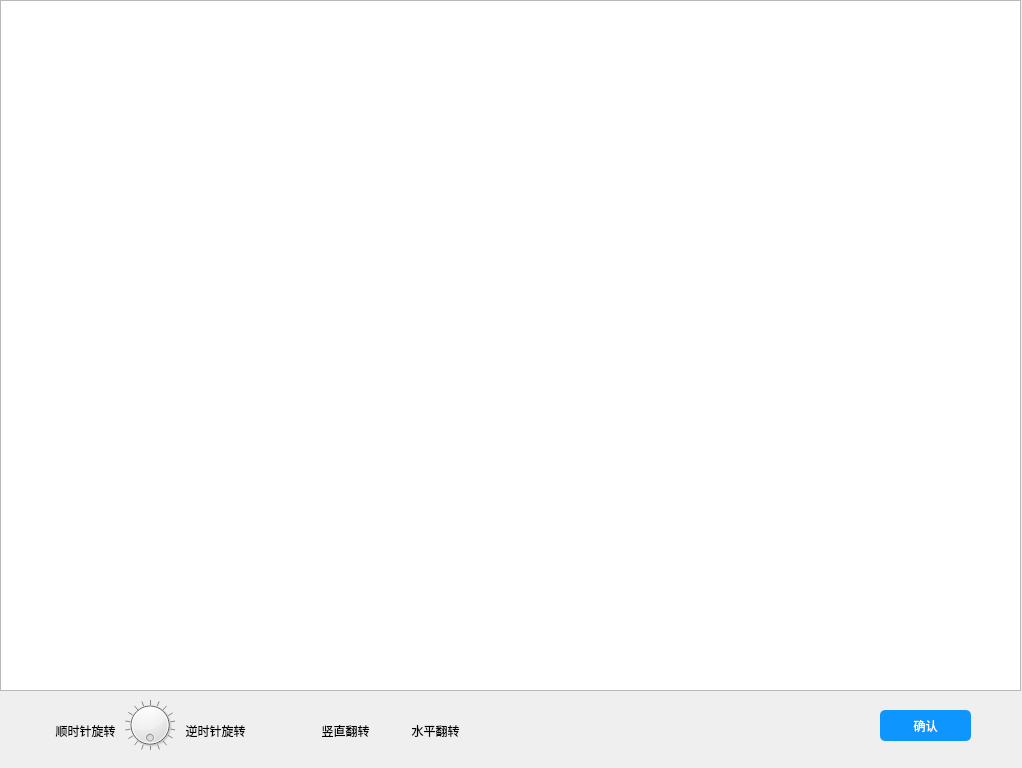
<?xml version="1.0" encoding="UTF-8"?>
<ui version="4.0">
 <class>Dialog</class>
 <widget class="QDialog" name="Dialog">
  <property name="geometry">
   <rect>
    <x>0</x>
    <y>0</y>
    <width>1022</width>
    <height>768</height>
   </rect>
  </property>
  <property name="windowTitle">
   <string>Dialog</string>
  </property>
  <widget class="QGraphicsView" name="graphicsView">
   <property name="geometry">
    <rect>
     <x>0</x>
     <y>0</y>
     <width>1021</width>
     <height>691</height>
    </rect>
   </property>
  </widget>
  <widget class="QPushButton" name="putButton_cut">
   <property name="geometry">
    <rect>
     <x>790</x>
     <y>707</y>
     <width>41</width>
     <height>41</height>
    </rect>
   </property>
   <property name="toolTip">
    <string>裁剪</string>
   </property>
   <property name="icon">
    <iconset>
     <normaloff>images/编辑图片.png</normaloff>images/编辑图片.png</iconset>
   </property>
   <property name="iconSize">
    <size>
     <width>32</width>
     <height>32</height>
    </size>
   </property>
   <property name="checkable">
    <bool>true</bool>
   </property>
   <property name="flat">
    <bool>true</bool>
   </property>
  </widget>
  <widget class="QPushButton" name="putButton_save">
   <property name="enabled">
    <bool>false</bool>
   </property>
   <property name="geometry">
    <rect>
     <x>880</x>
     <y>710</y>
     <width>91</width>
     <height>31</height>
    </rect>
   </property>
   <property name="styleSheet">
    <string notr="true">QPushButton
                    {
                    color:white;
                    background-color:rgb(14 , 150 , 254);
                    border-radius:5px;
                    }

                    QPushButton:hover
                    {
                    color:white;
                    background-color:rgb(44 , 137 , 255);
                    }

                    QPushButton:pressed
                    {
                    color:white;
                    background-color:rgb(14 , 135 , 228);
                    padding-left:3px;
                    padding-top:3px;
                    }
                </string>
   </property>
   <property name="text">
    <string>确认</string>
   </property>
  </widget>
  <widget class="QToolButton" name="rightRotateToolButton">
   <property name="geometry">
    <rect>
     <x>50</x>
     <y>700</y>
     <width>71</width>
     <height>61</height>
    </rect>
   </property>
   <property name="toolTip">
    <string>顺时针旋转90°</string>
   </property>
   <property name="text">
    <string>顺时针旋转</string>
   </property>
   <property name="icon">
    <iconset>
     <normaloff>images/右旋转.png</normaloff>images/右旋转.png</iconset>
   </property>
   <property name="iconSize">
    <size>
     <width>36</width>
     <height>36</height>
    </size>
   </property>
   <property name="checkable">
    <bool>false</bool>
   </property>
   <property name="popupMode">
    <enum>QToolButton::DelayedPopup</enum>
   </property>
   <property name="toolButtonStyle">
    <enum>Qt::ToolButtonTextUnderIcon</enum>
   </property>
   <property name="autoRaise">
    <bool>true</bool>
   </property>
  </widget>
  <widget class="QToolButton" name="leftRotateToolButton">
   <property name="geometry">
    <rect>
     <x>180</x>
     <y>700</y>
     <width>71</width>
     <height>61</height>
    </rect>
   </property>
   <property name="toolTip">
    <string>逆时针旋转90°</string>
   </property>
   <property name="text">
    <string>逆时针旋转</string>
   </property>
   <property name="icon">
    <iconset>
     <normaloff>images/左旋转.png</normaloff>images/左旋转.png</iconset>
   </property>
   <property name="iconSize">
    <size>
     <width>36</width>
     <height>36</height>
    </size>
   </property>
   <property name="checkable">
    <bool>false</bool>
   </property>
   <property name="popupMode">
    <enum>QToolButton::DelayedPopup</enum>
   </property>
   <property name="toolButtonStyle">
    <enum>Qt::ToolButtonTextUnderIcon</enum>
   </property>
   <property name="autoRaise">
    <bool>true</bool>
   </property>
  </widget>
  <widget class="QToolButton" name="horizontalFlipToolButton">
   <property name="geometry">
    <rect>
     <x>400</x>
     <y>700</y>
     <width>71</width>
     <height>61</height>
    </rect>
   </property>
   <property name="text">
    <string>水平翻转</string>
   </property>
   <property name="icon">
    <iconset>
     <normaloff>images/水平翻转.png</normaloff>images/水平翻转.png</iconset>
   </property>
   <property name="iconSize">
    <size>
     <width>36</width>
     <height>36</height>
    </size>
   </property>
   <property name="popupMode">
    <enum>QToolButton::DelayedPopup</enum>
   </property>
   <property name="toolButtonStyle">
    <enum>Qt::ToolButtonTextUnderIcon</enum>
   </property>
   <property name="autoRaise">
    <bool>true</bool>
   </property>
  </widget>
  <widget class="QToolButton" name="verticalFlipToolButton">
   <property name="geometry">
    <rect>
     <x>310</x>
     <y>700</y>
     <width>71</width>
     <height>61</height>
    </rect>
   </property>
   <property name="text">
    <string>竖直翻转</string>
   </property>
   <property name="icon">
    <iconset>
     <normaloff>images/垂直翻转.png</normaloff>images/垂直翻转.png</iconset>
   </property>
   <property name="iconSize">
    <size>
     <width>36</width>
     <height>36</height>
    </size>
   </property>
   <property name="checkable">
    <bool>false</bool>
   </property>
   <property name="popupMode">
    <enum>QToolButton::DelayedPopup</enum>
   </property>
   <property name="toolButtonStyle">
    <enum>Qt::ToolButtonTextUnderIcon</enum>
   </property>
   <property name="autoRaise">
    <bool>true</bool>
   </property>
  </widget>
  <widget class="QDial" name="rotationDial">
   <property name="geometry">
    <rect>
     <x>125</x>
     <y>700</y>
     <width>50</width>
     <height>50</height>
    </rect>
   </property>
   <property name="toolTip">
    <string>放大器</string>
   </property>
   <property name="maximum">
    <number>360</number>
   </property>
   <property name="singleStep">
    <number>5</number>
   </property>
   <property name="pageStep">
    <number>20</number>
   </property>
   <property name="invertedAppearance">
    <bool>false</bool>
   </property>
   <property name="invertedControls">
    <bool>false</bool>
   </property>
   <property name="wrapping">
    <bool>true</bool>
   </property>
   <property name="notchesVisible">
    <bool>true</bool>
   </property>
  </widget>
 </widget>
 <resources/>
 <connections/>
</ui>
